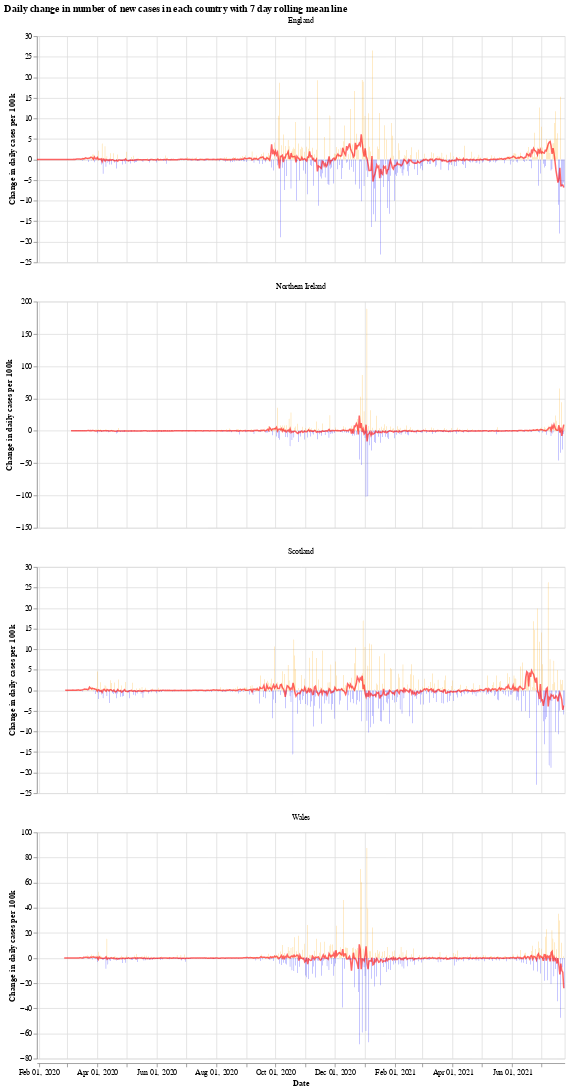

Write notebook code for a chart like this one.
### Markdown cell above
We will use the Python library `Altair` for visualising the data, see the [altair docs](https://altair-viz.github.io/) for more information.

First we have a graph which shows the daily change in the number of new cases for each country. This number jumps up and down all over the place, which is likely due to delay in reporting of new cases over the weekend. Another interesting thing is that it looks like the daily cases in Wales experienced a much shorter period of calm over the summer (calm in the sense of daily cases not jumping up and down).

The orange bars are days when the number of new cases (per 100k population) was more than the previous day, while the blue are days when the number of new cases dropped. The red line is the 7 day moving average. 

When the moving average line is below 0, it means that there is a consistent drop in new cases. We can see this clearly happening around the times that lockdowns were introduced (though, to varying degrees). I will update the graphs soon with a marker of when each lockdown started.

### Code cell
# collapse
import altair as alt

bars = alt.Chart(uk_cases).mark_bar().encode(
    x=alt.X("yearmonthdate(date):T", axis=alt.Axis(title='Date')),
    y=alt.Y("casesChangeRate:Q", axis=alt.Axis(title='Change in daily cases per 100k')),
    tooltip='casesChange',
    color=alt.condition(
        alt.datum.casesChangeRate > 0,
        alt.value("orange"),  # The positive color
        alt.value("blue")  # The negative color
    )
).properties(title='Daily change in number of new cases with 7 day rolling mean',width=700).interactive()

line = alt.Chart(uk_cases).mark_line(
    color='red',
    size=2,
    opacity=0.6
).transform_window(
    rolling_mean='mean(casesChangeRate)',
    frame=[0, 7],
    groupby=['areaName']
).encode(
    x='yearmonthdate(date):T',
    y='rolling_mean:Q'
)

alt.layer(bars, line, data=uk_cases).facet(alt.Column(
    'areaName', title=''), columns=1).resolve_scale(y='independent').properties(title='Daily change in number of new cases in each country with 7 day rolling mean line')

### Figure 1 — Vega-Lite specification as saved in the notebook (floating-point values rounded to 4 significant figures; data arrays with more than 128 entries replaced by an {"elided": "..."} marker saying what was removed)
{"config": {"view": {"continuousWidth": 400, "continuousHeight": 300}}, "data": {"name": "data-0ed918d8120649a1719720928bc23b7b"}, "facet": {"type": "nominal", "field": "areaName", "title": ""}, "spec": {"layer": [{"mark": "bar", "encoding": {"color": {"condition": {"value": "orange", "test": "(datum.casesChangeRate > 0)"}, "value": "blue"}, "tooltip": {"type": "quantitative", "field": "casesChange"}, "x": {"type": "temporal", "axis": {"title": "Date"}, "field": "date", "timeUnit": "yearmonthdate"}, "y": {"type": "quantitative", "axis": {"title": "Change in daily cases per 100k"}, "field": "casesChangeRate"}}, "selection": {"selector001": {"type": "interval", "bind": "scales", "encodings": ["x", "y"]}}, "title": "Daily change in number of new cases with 7 day rolling mean", "width": 700}, {"mark": {"type": "line", "color": "red", "opacity": 0.6, "size": 2}, "encoding": {"x": {"type": "temporal", "field": "date", "timeUnit": "yearmonthdate"}, "y": {"type": "quantitative", "field": "rolling_mean"}}, "transform": [{"window": [{"op": "mean", "field": "casesChangeRate", "as": "rolling_mean"}], "frame": [0, 7], "groupby": ["areaName"]}]}]}, "columns": 1, "resolve": {"scale": {"y": "independent"}}, "title": "Daily change in number of new cases in each country with 7 day rolling mean line", "$schema": "https://vega.github.io/schema/vega-lite/v4.8.1.json", "datasets": {"data-0ed918d8120649a1719720928bc23b7b": {"elided": "2076 records"}}}
